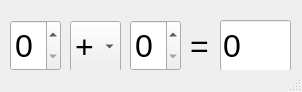
<?xml version="1.0" encoding="UTF-8"?>
<ui version="4.0">
 <class>MainWindow</class>
 <widget class="QMainWindow" name="MainWindow">
  <property name="geometry">
   <rect>
    <x>0</x>
    <y>0</y>
    <width>302</width>
    <height>92</height>
   </rect>
  </property>
  <property name="windowTitle">
   <string>MainWindow</string>
  </property>
  <widget class="QWidget" name="centralWidget">
   <widget class="QSpinBox" name="spinBox">
    <property name="geometry">
     <rect>
      <x>10</x>
      <y>20</y>
      <width>51</width>
      <height>51</height>
     </rect>
    </property>
    <property name="font">
     <font>
      <pointsize>24</pointsize>
     </font>
    </property>
   </widget>
   <widget class="QComboBox" name="comboBox">
    <property name="geometry">
     <rect>
      <x>70</x>
      <y>21</y>
      <width>51</width>
      <height>51</height>
     </rect>
    </property>
    <property name="font">
     <font>
      <pointsize>24</pointsize>
     </font>
    </property>
    <item>
     <property name="text">
      <string>+</string>
     </property>
    </item>
    <item>
     <property name="text">
      <string>-</string>
     </property>
    </item>
    <item>
     <property name="text">
      <string>*</string>
     </property>
    </item>
    <item>
     <property name="text">
      <string>/</string>
     </property>
    </item>
   </widget>
   <widget class="QSpinBox" name="spinBox_2">
    <property name="geometry">
     <rect>
      <x>130</x>
      <y>20</y>
      <width>51</width>
      <height>51</height>
     </rect>
    </property>
    <property name="font">
     <font>
      <pointsize>24</pointsize>
     </font>
    </property>
   </widget>
   <widget class="QLabel" name="label">
    <property name="geometry">
     <rect>
      <x>190</x>
      <y>20</y>
      <width>21</width>
      <height>51</height>
     </rect>
    </property>
    <property name="font">
     <font>
      <pointsize>24</pointsize>
     </font>
    </property>
    <property name="text">
     <string>=</string>
    </property>
   </widget>
   <widget class="QLineEdit" name="lineEdit">
    <property name="geometry">
     <rect>
      <x>220</x>
      <y>20</y>
      <width>71</width>
      <height>51</height>
     </rect>
    </property>
    <property name="font">
     <font>
      <pointsize>24</pointsize>
     </font>
    </property>
    <property name="text">
     <string>0</string>
    </property>
    <property name="readOnly">
     <bool>true</bool>
    </property>
   </widget>
  </widget>
  <widget class="QStatusBar" name="statusBar"/>
 </widget>
 <layoutdefault spacing="6" margin="11"/>
 <resources/>
 <connections/>
</ui>
